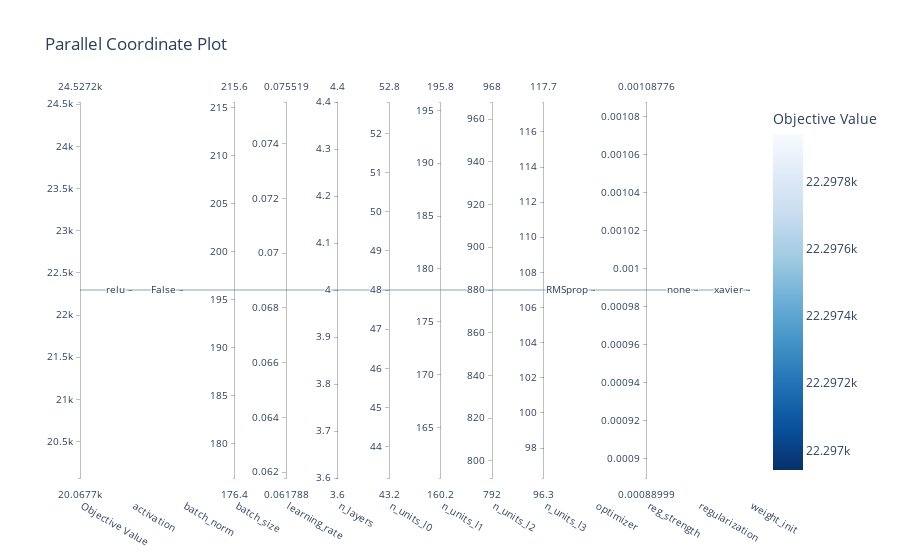

The notebook cell saved with this chart:
### Code cell
optuna.visualization.plot_parallel_coordinate(study)

### Figure 1 — Plotly figure (JSON) as saved in the notebook; plotly's stock layout.template omitted (floating-point values rounded to 4 significant figures)
{"data": [{"dimensions": [{"label": "Objective Value", "range": [22300.0, 22300.0], "values": [22300.0]}, {"label": "activation", "range": [0, 0], "ticktext": ["relu"], "tickvals": [0], "values": [0]}, {"label": "batch_norm", "range": [0, 0], "ticktext": ["False"], "tickvals": [0], "values": [0]}, {"label": "batch_size", "range": [196, 196], "values": [196]}, {"label": "learning_rate", "range": [0.06865, 0.06865], "values": [0.06865]}, {"label": "n_layers", "range": [4, 4], "values": [4]}, {"label": "n_units_l0", "range": [48, 48], "values": [48]}, {"label": "n_units_l1", "range": [178, 178], "values": [178]}, {"label": "n_units_l2", "range": [880, 880], "values": [880]}, {"label": "n_units_l3", "range": [107, 107], "values": [107]}, {"label": "optimizer", "range": [0, 0], "ticktext": ["RMSprop"], "tickvals": [0], "values": [0]}, {"label": "reg_strength", "range": [0.0009889, 0.0009889], "values": [0.0009889]}, {"label": "regularization", "range": [0, 0], "ticktext": ["none"], "tickvals": [0], "values": [0]}, {"label": "weight_init", "range": [0, 0], "ticktext": ["xavier"], "tickvals": [0], "values": [0]}], "labelangle": 30, "labelside": "bottom", "line": {"color": [22300.0], "colorbar": {"title": {"text": "Objective Value"}}, "colorscale": [[0, "rgb(247,251,255)"], [0.125, "rgb(222,235,247)"], [0.25, "rgb(198,219,239)"], [0.375, "rgb(158,202,225)"], [0.5, "rgb(107,174,214)"], [0.625, "rgb(66,146,198)"], [0.75, "rgb(33,113,181)"], [0.875, "rgb(8,81,156)"], [1, "rgb(8,48,107)"]], "reversescale": true, "showscale": true}, "type": "parcoords"}], "layout": {"title": {"text": "Parallel Coordinate Plot"}}}
